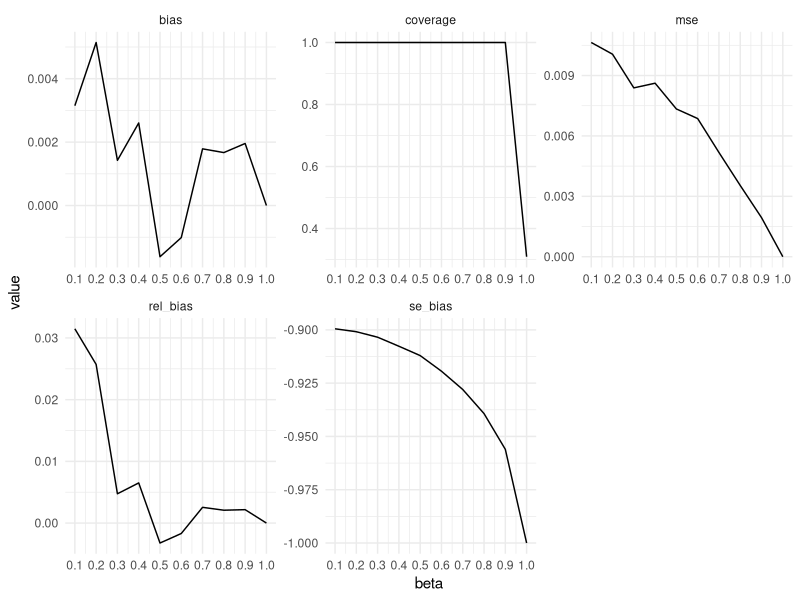

Here is the R script that generated this plot: (Note: a time limit stopped this script after it produced the figure.)
## ---- chunk 1
knitr::opts_chunk$set(echo = TRUE)
## ---- chunk 2

q1fun <- function(n, beta) {
  
  p = 1
  Sigma = matrix(0, p, p)
  diag(Sigma) = 1
  var_e = abs(1 - (beta^2))

  X = MASS::mvrnorm(n = n, rep(0, p) , Sigma)
  y = as.numeric(cbind(1, X) %*% c(0, beta) + rnorm(n, 0, sqrt(var_e)))
  Xy = as.data.frame( cbind(X, y))
  fit <- lm(y ~., data = Xy)
  s <- summary(fit)
  s$coefficients[2,1:2]
  #cis <- confint(fit)[-1,]
  
}

x <- q1fun(n=100, beta=1.7)
## ---- chunk 3
library(ggplot2)

reps <- 1000
n <- 100
betas <- matrix(seq(0.1, 1, by = 0.1), nrow = reps, ncol = 10, byrow = TRUE)

# initiate matrices to save the estimated coefficients, standard errors and coverage
coefs <- serrs <- cover <- matrix(NA, nrow = reps, ncol = ncol(betas))

# for each beta, we will obtain the measures mentioned above

for (b in betas[1,]) {
  
  for (i in 1:reps) {
    
    col <- which(betas[1,] == b)
    coefs[i, col] <- q1fun(n, b)[1]
    serrs[i, col] <- q1fun(n, b)[2]
    CIhigh = coefs[i, col] + 1.96 * serrs[i, col]
    CIlow = coefs[i, col] - 1.96 * serrs[i, col]
    cover[i, col] <-  ifelse(CIlow < coefs[i, col] & CIhigh > coefs[i, col], 1, 0)
  }
}


results <- data.frame(
  beta = betas[1,],
  bias = colMeans(coefs - betas),
  rel_bias = colMeans((coefs - betas)/betas),
  mse = colMeans((coefs - betas)^2),
  se_bias = colMeans(serrs - 1),
  coverage = colMeans(cover)
)

results |> 
  tidyr::pivot_longer(cols = c(bias:coverage), names_to = "outcome", values_to = "value") |> 
  ggplot(aes(x = beta, y = value)) + 
  geom_line() + 
  scale_x_continuous(breaks = betas[1,] ) +
  facet_wrap(~outcome, scales= "free") + 
  theme_minimal()

## ---- chunk 4
beta <- 0.9
n <- 100

metrics <- data.frame(
  bias = rep(NA, reps),
  rel_bias = rep(NA, reps),
  mse = rep(NA, reps),
  se_bias = rep(NA, reps),
  coverage = rep(NA, reps)
)


for (j in 1:reps) {
  
  coefs <- serrs <- cover <- c()
  
  for (i in 1:100) {
    
    coefs[i] <- q1fun(n, beta)[1]
    serrs[i] <- q1fun(n, beta)[2]
    CIhigh = coefs[i] + 1.96 * serrs[i]
    CIlow = coefs[i] - 1.96 * serrs[i]
    cover[i] <-  ifelse(CIlow < coefs[i] & CIhigh > coefs[i], 1, 0)
    
  }
  
    metrics$bias[j] <- mean(coefs - beta)
    metrics$rel_bias[j] <- mean((coefs - beta) / beta)
    metrics$mse[j] <- mean((coefs - betas)^2)
    metrics$se_bias[j] <- mean(serrs - 1)
    metrics$coverage[j] <- mean(cover)
  
}


metrics |> 
  tidyr::pivot_longer(cols = everything(), names_to = "metric", values_to = "value") |> 
  ggplot(aes(x = value)) +
  #geom_histogram() +
  geom_density() +
  facet_wrap(~ metric, scales = "free", ncol = 2) +
  theme_minimal()

## ---- chunk 5

q5fun <- function(n, k, rho) {
  
  Sigma = matrix(rho, k, k)
  diag(Sigma) = 1

  X = MASS::mvrnorm(n = n, rep(0, k) , Sigma)
  colnames(X) <- paste0("k", 1:k)
  as.data.frame(X)
  
}

head(q5fun(100, 5, .5))
## ---- chunk 6
reps <- 1000
n <- seq(10, 100, by = 20)
p <- 2:6


type1error <- function(n, p) {
  
  data <- q5fun(n, p, 0)
  p_values <- c()


  for (i in 1:(p-1)) {
    for (j in (i+1):p) {
     
      x <- data[, i]
      y <- data[, j]
      
      pval <- cor.test(x, y)$p.value
      
      p_values <- c(p_values, pval)
    }
  }
  # return 1 if there was any type 1 error
  ifelse(sum(p_values < 0.05) > 0, 1, 0 )
}

results_df <- expand.grid(n = n, p = p)
results_df$error_rate <- NA

for (i in n) {
  for (j in p) {
      results_df[results_df$n==i & results_df$p==j, "error_rate"] <- mean(replicate(reps, type1error(i, j)))
  }
}

results_df
## ---- chunk 7

reps <- 1000
n <- seq(10, 100, by = 20)
p <- 3:10


type1error <- function(n, p) {
  
  data <- q5fun(n, p, 0.3) # now let's set rho = 0.3
  p_values <- c()


  for (i in 1:(p-1)) {
    for (j in (i+1):p) {
     
      x <- data[, i]
      y <- data[, j]
      
      pval <- cor.test(x, y)$p.value
      
      p_values <- c(p_values, pval)
    }
  }
  # return 1 if there was any type 1 error
  ifelse(sum(p_values < 0.05) > 0.8, 1, 0 )
}

results_df <- expand.grid(n = n, p = p)
results_df$sig <- NA

for (i in n) {
  for (j in p) {
      results_df[results_df$n==i & results_df$p==j, "sig"] <- mean(replicate(reps, type1error(i, j)))
  }
}

results_df
